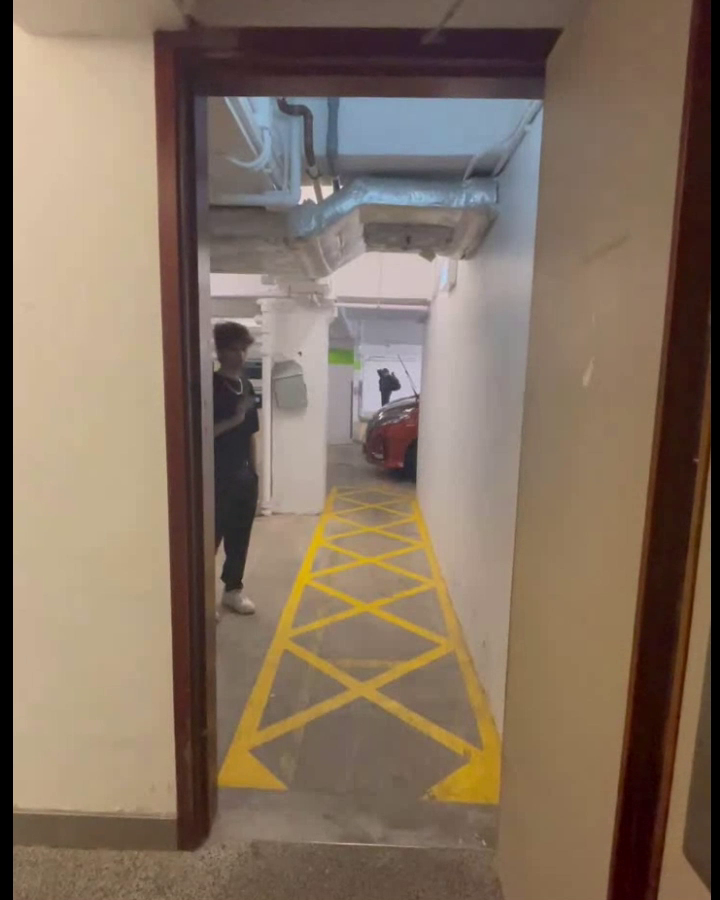
#> input picture frame 13 of src/videos/Station1_in.mp4, 720 x 900 px, given in place of station2_in.mp4, which was not available
$ python crop.py
#> lines starting #> are read from the running program, lines starting #| are printed output that depends on the picture
import cv2

def crop_video(input_file, output_file):
    # Open the video file
#> called with input_file = 'src/videos/station2_in.mp4', output_file = 'src/videos/Station2_in.mp4'
    video = cv2.VideoCapture(input_file)

    # Check if the video capture was successful
    if not video.isOpened():
        print("Failed to open the video file.")
        return

    # Read the first frame to get the video dimensions
    ret, frame = video.read()
#> frame is the input picture: shape (900, 720, 3); mean B, G, R 97, 113.9, 132.6

    # Check if a frame was successfully read
    if not ret:
        print("Failed to read the first frame.")
        video.release()
        return

    height, width, _ = frame.shape
#> height = 900; width = 720

    # Calculate the target height for the 4:5 aspect ratio
    target_height = int((4 / 5) * width)
#> target_height = 576

    # Calculate the y-coordinate for cropping the video
    y = int((height - target_height) / 2)
#> y = 162

    # Create a VideoWriter object to write the cropped video
    fourcc = cv2.VideoWriter_fourcc(*"mp4v")
    output = cv2.VideoWriter(output_file, fourcc, video.get(cv2.CAP_PROP_FPS), (width, target_height))

    # Start reading and cropping the frames
    while True:
        ret, frame = video.read()
        if not ret:
            break

        # Crop the frame using the calculated y-coordinate and target height
        cropped_frame = frame[y:y + target_height, :]
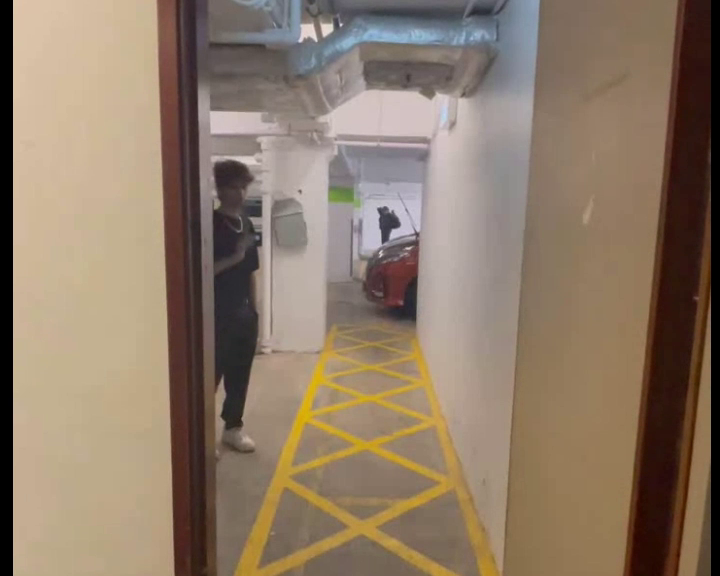
#> cropped_frame: shape (576, 720, 3); mean B, G, R 104.3, 122.8, 141.5

        # Write the cropped frame to the output video
        output.write(cropped_frame)

    # Release the video capture and writer objects
    video.release()
    output.release()

    print("Cropping complete.")

# Example usage

input_video = "src/videos/station2_in.mp4"
output_video = "src/videos/Station2_in.mp4"
crop_video(input_video, output_video)

$ run again, starting later in the video
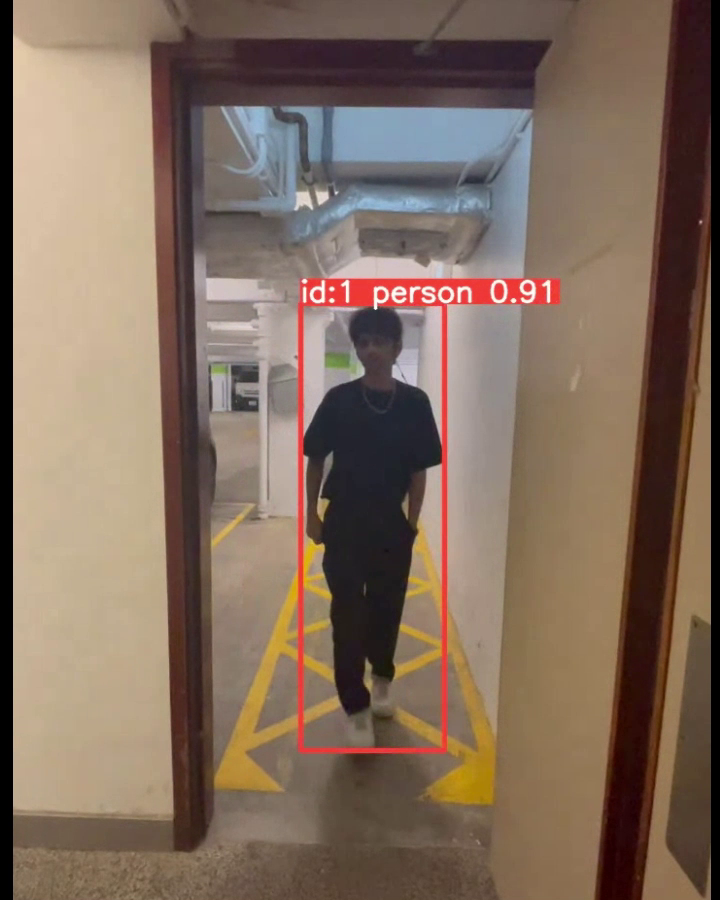
#> input picture frame 61 of src/videos/Station1_in.mp4, 720 x 900 px, given in place of station2_in.mp4, which was not available
#> in crop_video, frame is the input picture: shape (900, 720, 3); mean B, G, R 93.8, 109.3, 130.1
#> in crop_video, `cropped_frame = frame[y:y + target_height, :]`:
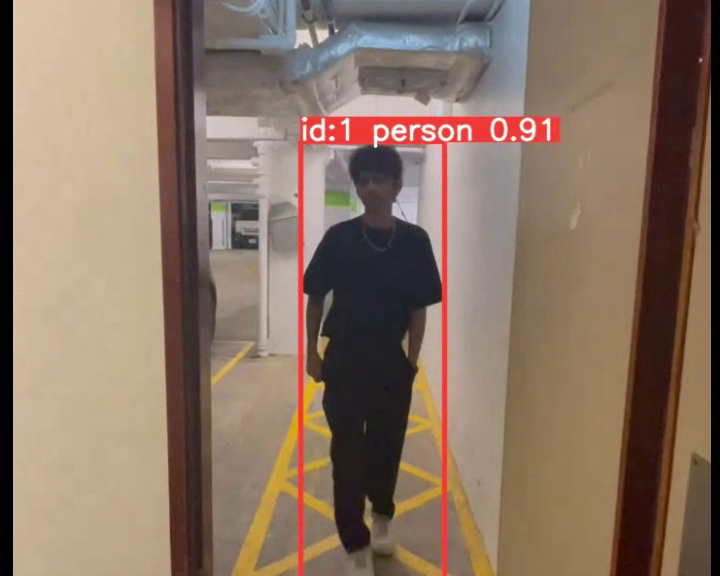
#> cropped_frame: shape (576, 720, 3); mean B, G, R 100.3, 116.7, 138.4

$ run again, starting later in the video
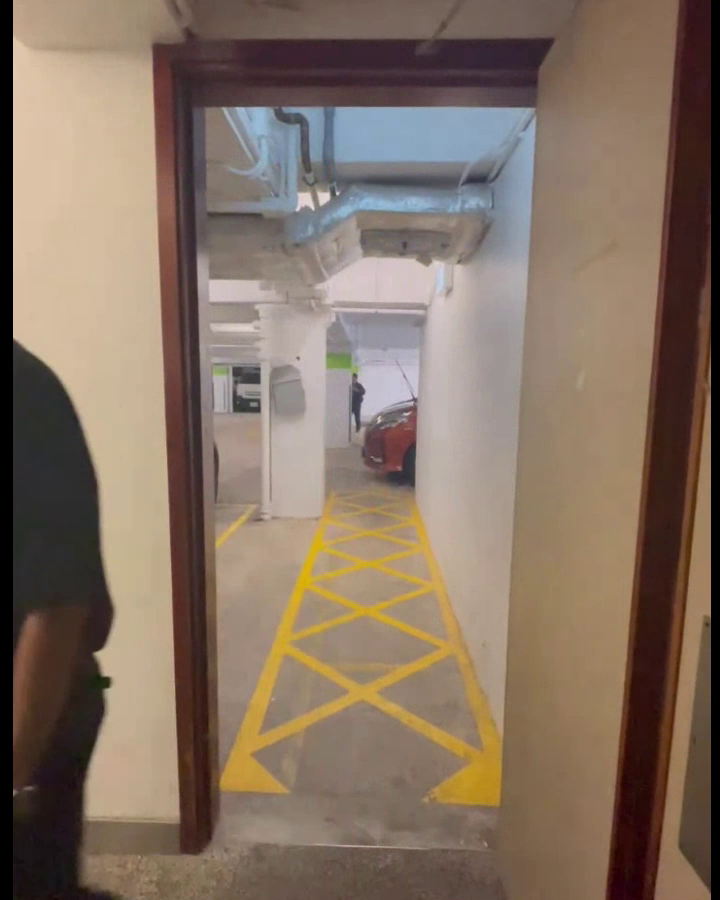
#> input picture frame 109 of src/videos/Station1_in.mp4, 720 x 900 px, given in place of station2_in.mp4, which was not available
#> in crop_video, frame is the input picture: shape (900, 720, 3); mean B, G, R 98.5, 113.7, 132.3
#> in crop_video, `cropped_frame = frame[y:y + target_height, :]`:
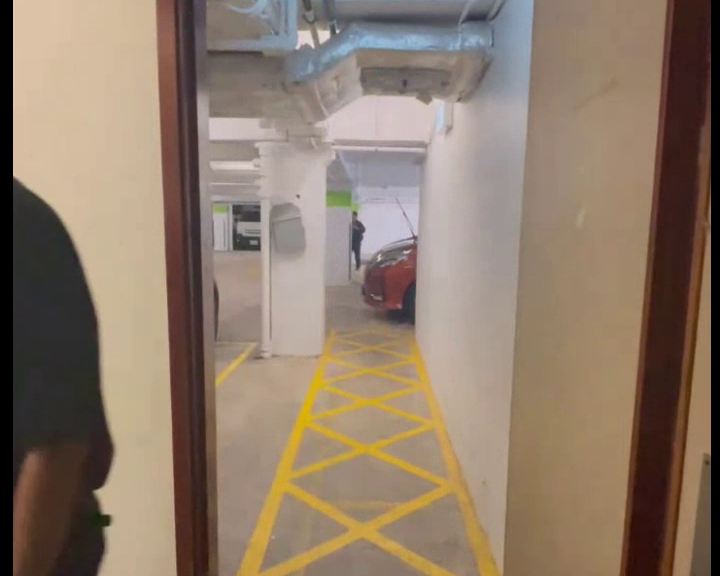
#> cropped_frame: shape (576, 720, 3); mean B, G, R 106.1, 122.8, 141.5
